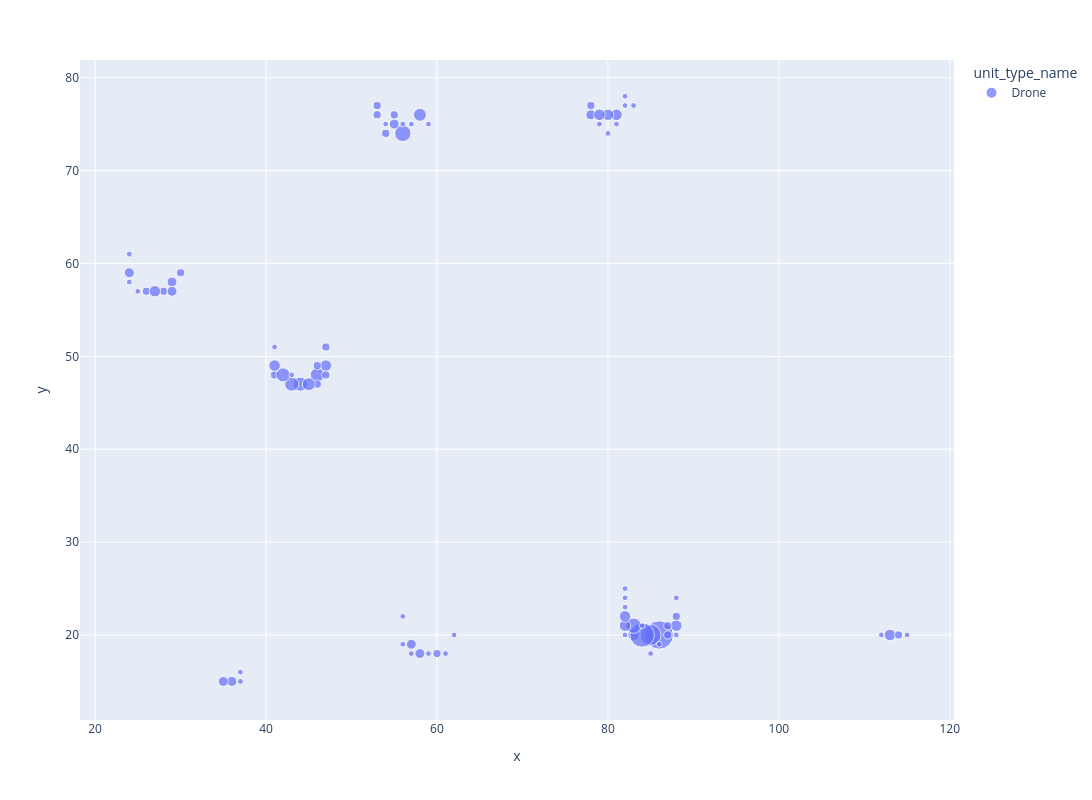

Notebook source saved alongside this figure:
### Code cell
unit_born_drones_latest_map = (
    unit_born_latest_replay.lazy()
    .filter(pl.col("unit_type_name") == "Drone")
    .group_by(["x", "y", "unit_type_name"])
    .agg(pl.len().alias("count"))
    .collect()
)
fig = px.scatter(
    unit_born_drones_latest_map,
    x="x",
    y="y",
    color="unit_type_name",
    size="count",
    render_mode="svg",
    width=1600,
    height=800,
)
fig.show()
fig.write_html("static/latest_map_drone_born_scatter.html")

### Figure 1 — Plotly figure (JSON) as saved in the notebook; plotly's stock layout.template omitted (floating-point values rounded to 4 significant figures)
{"data": [{"hovertemplate": "unit_type_name=Drone<br>x=%{x}<br>y=%{y}<br>count=%{marker.size}<extra></extra>", "legendgroup": "Drone", "marker": {"color": "#636efa", "size": [3, 4, 6, 2, 1, 1, 2, 1, 8, 1, 1, 24, 4, 1, 1, 4, 3, 1, 3, 1, 2, 13, 4, 6, 1, 1, 1, 4, 1, 1, 4, 2, 3, 1, 18, 1, 1, 1, 3, 3, 2, 1, 2, 2, 2, 3, 1, 1, 6, 1, 4, 6, 1, 4, 1, 2, 1, 7, 2, 1, 2, 2, 1, 5, 2, 4, 1, 2, 2, 1, 3, 4, 4, 1, 1, 2, 1, 5, 2, 2, 1, 3, 1], "sizemode": "area", "sizeref": 0.06, "symbol": "circle"}, "mode": "markers", "name": "Drone", "orientation": "v", "showlegend": true, "type": "scatter", "x": [78.0, 81.0, 44.0, 26.0, 82.0, 112.0, 28.0, 85.0, 56.0, 56.0, 37.0, 86.0, 113.0, 88.0, 82.0, 27.0, 24.0, 25.0, 29.0, 82.0, 78.0, 85.0, 80.0, 43.0, 56.0, 115.0, 80.0, 83.0, 41.0, 86.0, 88.0, 60.0, 57.0, 24.0, 84.0, 82.0, 61.0, 62.0, 58.0, 29.0, 47.0, 57.0, 54.0, 41.0, 87.0, 55.0, 79.0, 54.0, 42.0, 81.0, 47.0, 46.0, 56.0, 79.0, 83.0, 30.0, 82.0, 83.0, 46.0, 84.0, 47.0, 55.0, 59.0, 45.0, 53.0, 41.0, 24.0, 46.0, 114.0, 82.0, 36.0, 82.0, 82.0, 57.0, 43.0, 88.0, 88.0, 58.0, 87.0, 53.0, 59.0, 35.0, 37.0], "xaxis": "x", "y": [76.0, 76.0, 47.0, 57.0, 24.0, 20.0, 57.0, 18.0, 74.0, 22.0, 15.0, 20.0, 20.0, 24.0, 25.0, 57.0, 59.0, 57.0, 58.0, 23.0, 77.0, 20.0, 76.0, 47.0, 75.0, 20.0, 74.0, 20.0, 51.0, 19.0, 21.0, 18.0, 19.0, 61.0, 20.0, 77.0, 18.0, 20.0, 18.0, 57.0, 51.0, 18.0, 74.0, 48.0, 20.0, 75.0, 75.0, 75.0, 48.0, 75.0, 49.0, 48.0, 19.0, 76.0, 77.0, 59.0, 20.0, 21.0, 47.0, 21.0, 48.0, 76.0, 75.0, 47.0, 76.0, 49.0, 58.0, 49.0, 20.0, 78.0, 15.0, 21.0, 22.0, 75.0, 48.0, 22.0, 20.0, 76.0, 21.0, 77.0, 18.0, 15.0, 16.0], "yaxis": "y"}], "layout": {"height": 800, "legend": {"itemsizing": "constant", "title": {"text": "unit_type_name"}, "tracegroupgap": 0}, "margin": {"t": 60}, "width": 1600, "xaxis": {"anchor": "y", "domain": [0.0, 1.0], "title": {"text": "x"}}, "yaxis": {"anchor": "x", "domain": [0.0, 1.0], "title": {"text": "y"}}}}
